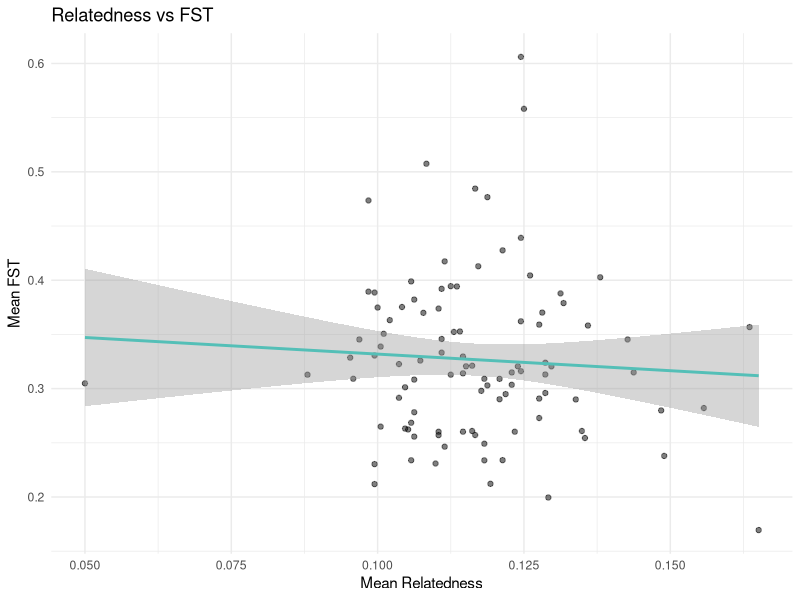
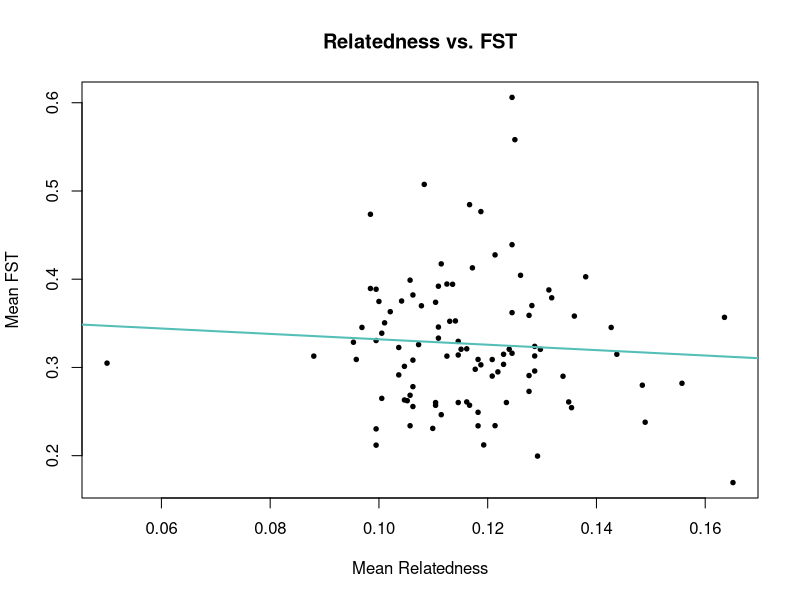
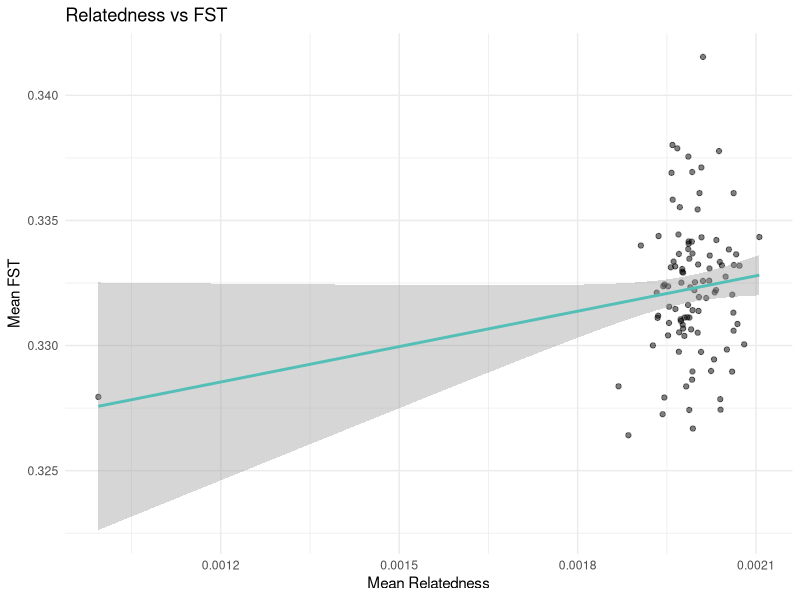

Here is the R script that generated these plots, in order:
## ---- chunk 1

#Read in the data (no header, four columns)
dat <- read.table("rel_Fst_het_r.txt", header = FALSE)
colnames(dat) <- c("generation", "relatedness", "fst", "heterozygosity")

# install.packages("ggplot2")  # if you haven’t already
library(ggplot2)

ggplot(dat, aes(x=relatedness, y=fst)) +
  geom_point(alpha=0.5) +
  geom_smooth(method="lm", col="#54BFB7FF", se=TRUE) + #adds the shaded band representing the confidence interval (by default 95%) around the smoothing line
  labs(
    title = "Relatedness vs FST",
    x = "Mean Relatedness",
    y = "Mean FST"
  ) +
  theme_minimal()


## ---- chunk 2
# 1) Read in the data (no header, three columns)
dat <- read.table("rel_Fst_het_r.txt", header = FALSE)
colnames(dat) <- c("generation", "relatedness", "fst", "heterozygosity")

# 2) Base‐R scatterplot of relatedness vs FST
plot(dat$relatedness, dat$fst,
     pch=19, cex=0.6,
     xlab="Mean Relatedness",
     ylab="Mean FST",
     main="Relatedness vs. FST")
# add a linear fit
abline(lm(fst ~ relatedness, data=dat), col="#54BFB7FF", lwd=2)
## ---- chunk 3
#Read in the data (no header, four columns)
dat <- read.table("rel_Fst_het_nrnr_1000.txt", header = FALSE)
colnames(dat) <- c("generation", "relatedness", "fst", "heterozygosity")

# install.packages("ggplot2")  # if you haven’t already
library(ggplot2)

ggplot(dat, aes(x=relatedness, y=fst)) +
  geom_point(alpha=0.5) +
  geom_smooth(method="lm", col="#54BFB7FF", se=TRUE) + #adds the shaded band representing the confidence interval (by default 95%) around the smoothing line
  labs(
    title = "Relatedness vs FST",
    x = "Mean Relatedness",
    y = "Mean FST"
  ) +
  theme_minimal()


